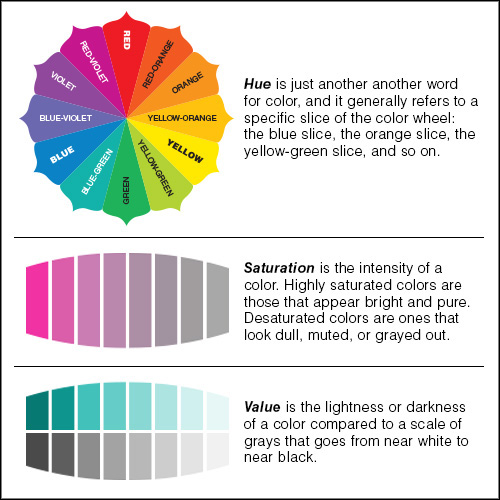
#> input picture Chapter 03/Deep learning/Images/hsv.jpg, 500 x 500 px, given in place of hsv.png, which was not available
$ jupyter execute 'm&ms.ipynb'   (shell and % lines are left out)   (text cells are left out)
#> lines starting #> are read from the running program, lines starting #| are printed output that depends on the picture; after the words box and inside, x2 and y2 are one past the last pixel; in counts of white or black regions, pixels touching at a corner belong together; pictures that were not available may be replaced by others from this repository, and a replacement may not be noted
[cell 1]
import cv2
import matplotlib.pyplot as plt
import numpy as np

[cell 2]
hsv = cv2.imread("img\img\hsv.png")
#> hsv is the input picture: shape (500, 500, 3); mean B, G, R 213.5, 216, 220.2
img = cv2.imread("img\img\m.jpg")
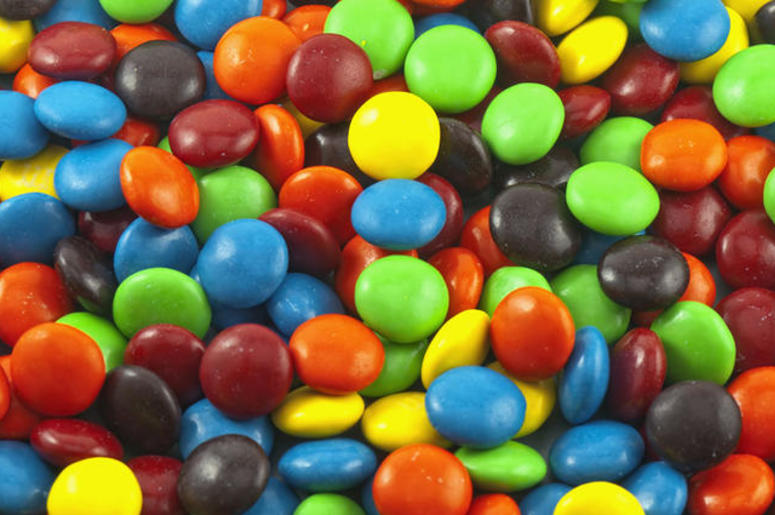
#> input picture Chapter 03/09. Open CV/img/img/m.jpg, 775 x 515 px, found by its file name
#> img is the input picture: shape (515, 775, 3); mean B, G, R 63.8, 107.6, 121.9

[cell 3]
img

[cell 4]
hsv_img = cv2.cvtColor(hsv, cv2.COLOR_BGR2RGB)
plt.figure(figsize=(15, 10))
plt.imshow(hsv_img)

[cell 5]
hsv_m_img = cv2.cvtColor(img, cv2.COLOR_BGR2HSV)
#> hsv_m_img: shape (515, 775, 3); mean H, S, V 46.9, 171, 156.4
plt.figure(figsize=(15, 10))
plt.imshow(hsv_m_img)

[cell 6]
rgb_img = cv2.cvtColor(img, cv2.COLOR_BGR2RGB)
plt.figure(figsize=(15, 10))
plt.imshow(rgb_img)

[cell 7]
lower_blue = np.array([90, 50, 80])
upper_blue = np.array([150, 255, 255])

[cell 8]
mask_blue = cv2.inRange(hsv_m_img, lower_blue, upper_blue)
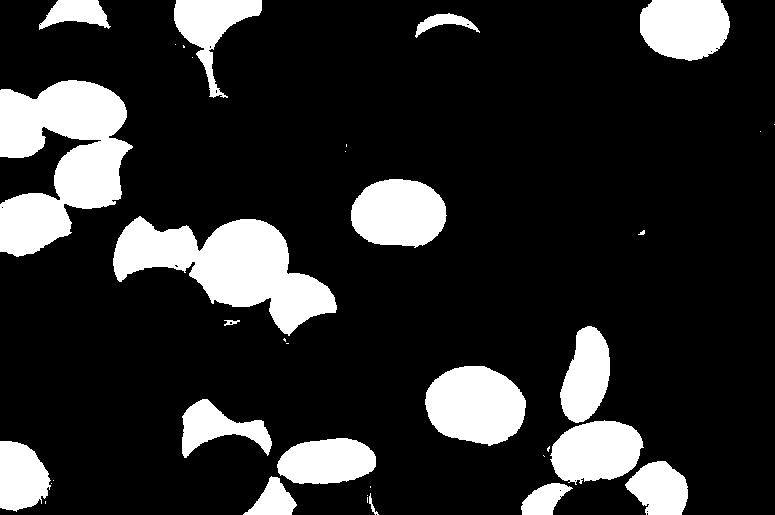
#> mask_blue: shape (515, 775); 17.4% white; 36 white regions (17 under 20 px), largest, box (x1, y1, x2, y2) and area: (0, 80, 133, 257) 14335, (113, 216, 337, 336) 12680, (425, 366, 526, 446) 6175
res_blue = cv2.bitwise_and(rgb_img, rgb_img, mask = mask_blue)
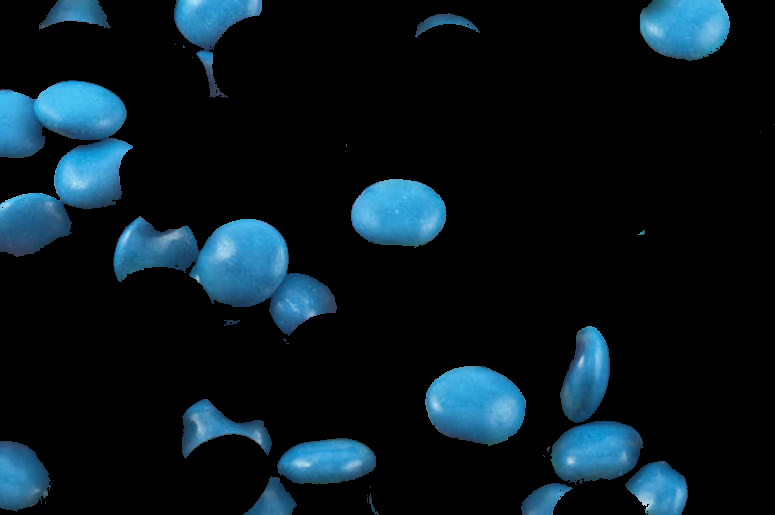
#> res_blue: shape (515, 775, 3); mean R, G, B 9, 22.4, 29.9

plt.figure(figsize=(15, 10))
plt.imshow(res_blue)

[cell 9]
lower_green = np.array([35, 30, 20])
upper_green = np.array([85, 255, 255])

[cell 10]
mask_green = cv2.inRange(hsv_m_img, lower_green, upper_green)
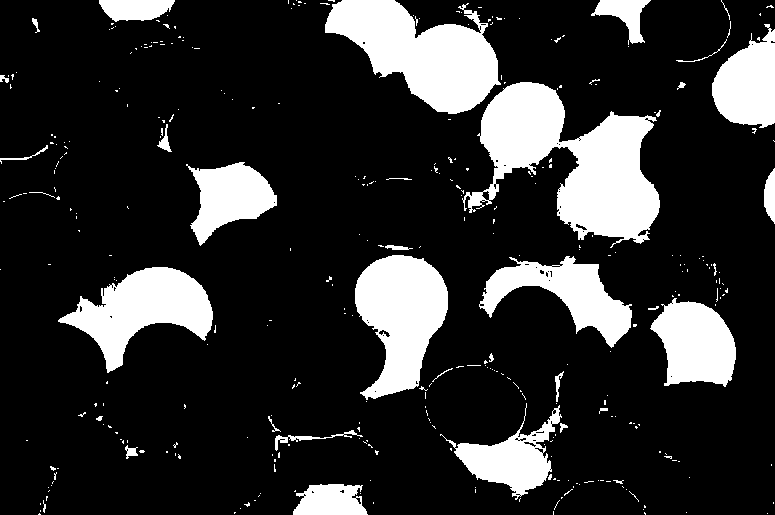
#> mask_green: shape (515, 775); 18.7% white; 351 white regions (315 under 20 px), largest, box (x1, y1, x2, y2) and area: (462, 82, 660, 248) 15737, (325, 0, 501, 114) 11216, (355, 255, 448, 400) 8643
res_green = cv2.bitwise_and(rgb_img, rgb_img, mask = mask_green)
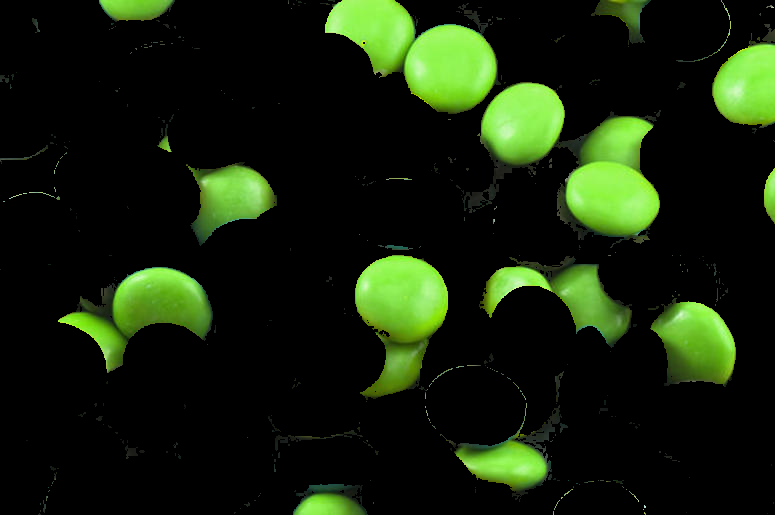
#> res_green: shape (515, 775, 3); mean R, G, B 20.5, 33.3, 10.7

plt.figure(figsize=(15, 10))
plt.imshow(res_green)

[cell 11]
lower_gb = np.array([40, 50, 0])
upper_gb = np.array([130, 255, 255])

[cell 12]
mask_gb = cv2.inRange(hsv_m_img, lower_gb, upper_gb)
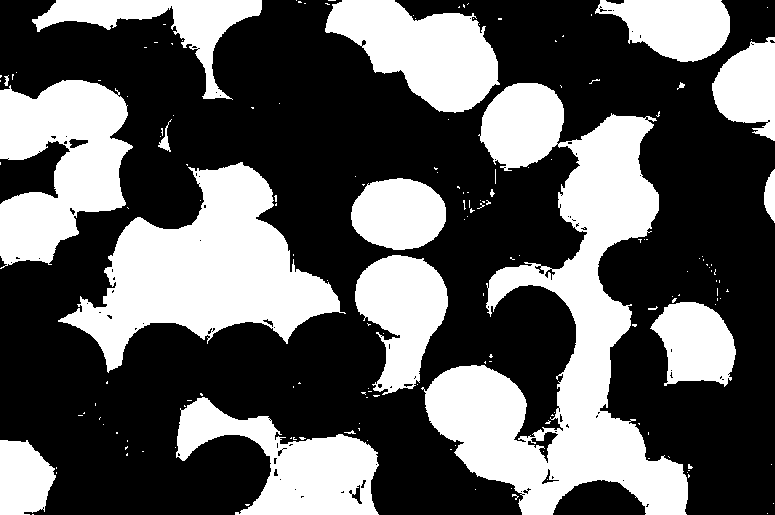
#> mask_gb: shape (515, 775); 37.2% white; 169 white regions (150 under 20 px), largest, box (x1, y1, x2, y2) and area: (421, 83, 688, 515) 43896, (58, 162, 346, 373) 26164, (0, 80, 133, 269) 15962
res_gb = cv2.bitwise_and(rgb_img, rgb_img, mask = mask_gb)
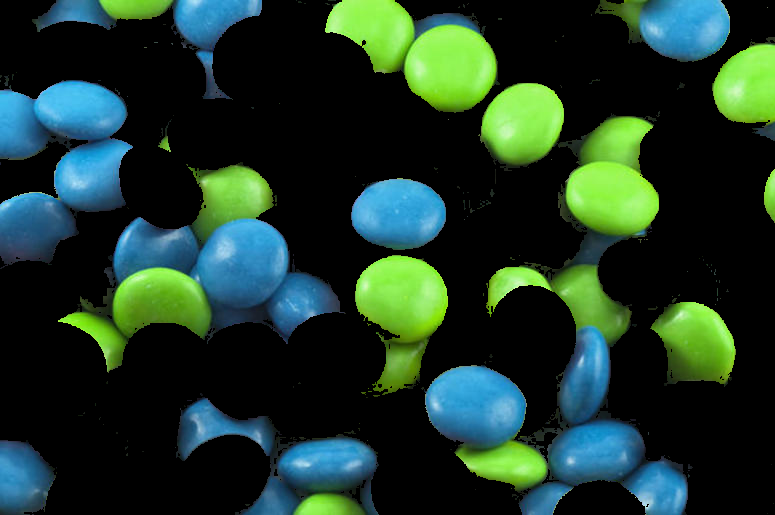
#> res_gb: shape (515, 775, 3); mean R, G, B 29.4, 55.9, 41.6

plt.figure(figsize=(15, 10))
plt.imshow(res_gb)
